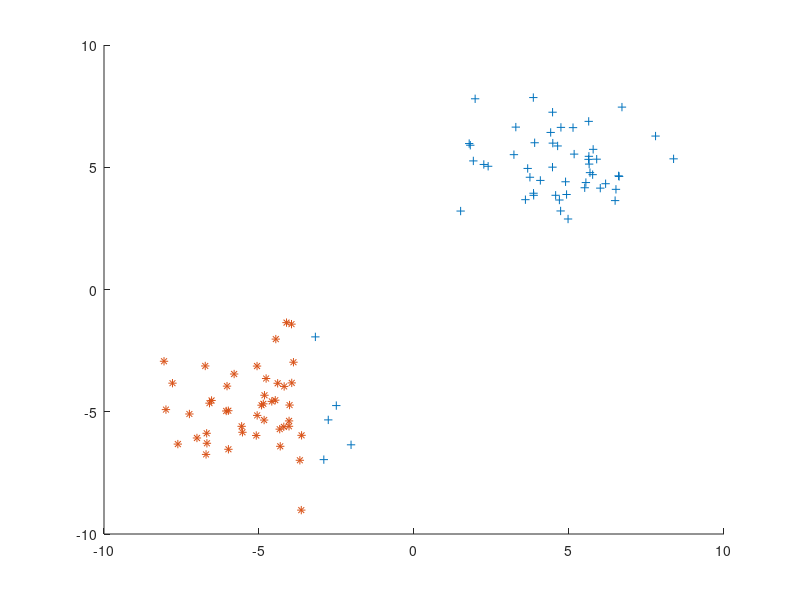

This chart was generated by the following MATLAB code: (Note: this script raises an error after producing the figure.)
sample_size1=50;
sample_size2=50;


mu1=[5,5]';
sigma1=[2,0;0,2];
r1 = mvnrnd(mu1,sigma1,sample_size1);

mu2=[-5,-5]';
sigma2=[2,0;0,2];
r2 = mvnrnd(mu2,sigma2,sample_size2);
points=[r1;r2];

labels1=ones(size(r1,1),1);
labels2=zeros(size(r2,1),1);
labels2((r2(:,1)>=-3.5)==1)=1;
labels=[labels1;labels2];

budget = 10;


hold on;
x=points(:,1);
y=points(:,2);
plot(x(labels==1),y(labels==1),'+')
plot(x(labels==0),y(labels==0),'*')

%plot classic SVM classifier
[w_c,w0_c] = SVM_Classic(points,labels);
x1 = linspace(-4,-2,100);
x2 = (w0_c - w_c(1)*x1)/w_c(2);
plot(x1,x2,'--k');;

%plot robust SVM classifier
[w_r,w0_r] = SVM_Robust(points,labels,budget);
x1 = linspace(-15,15,100);
x2 = (w0_r - w_r(1)*x1)/w_r(2);



%plot worst case labels for robust SVM classifier
[zi_val,z_val,y_val,sol]=subproblem(points,labels,w_r,w0_r,2)
worst_labels=points(zi_val~=labels,:)
plot(worst_labels(:,1),worst_labels(:,2),'o')

%plot best SVM classifier
x1 = linspace(-10,10,100);
[w_b,w0_b,zi_val] = SVM_BestCase(points,labels,budget);
x2 = (w0_b - w_b(1)*x1)/w_b(2);
plot(x1,x2,'--k');
best_labels=points(zi_val~=labels,:)
plot(best_labels(:,1),best_labels(:,2),'ok')

%plot robust SVM classifier
[w_benders,w0_benders] = SVM_Robust_Benders(points,labels,budget);
x1 = linspace(-10,10,100);
x2 = (w0_benders - w_benders(1)*x1)/w_benders(2);
plot(x1,x2,'--g');